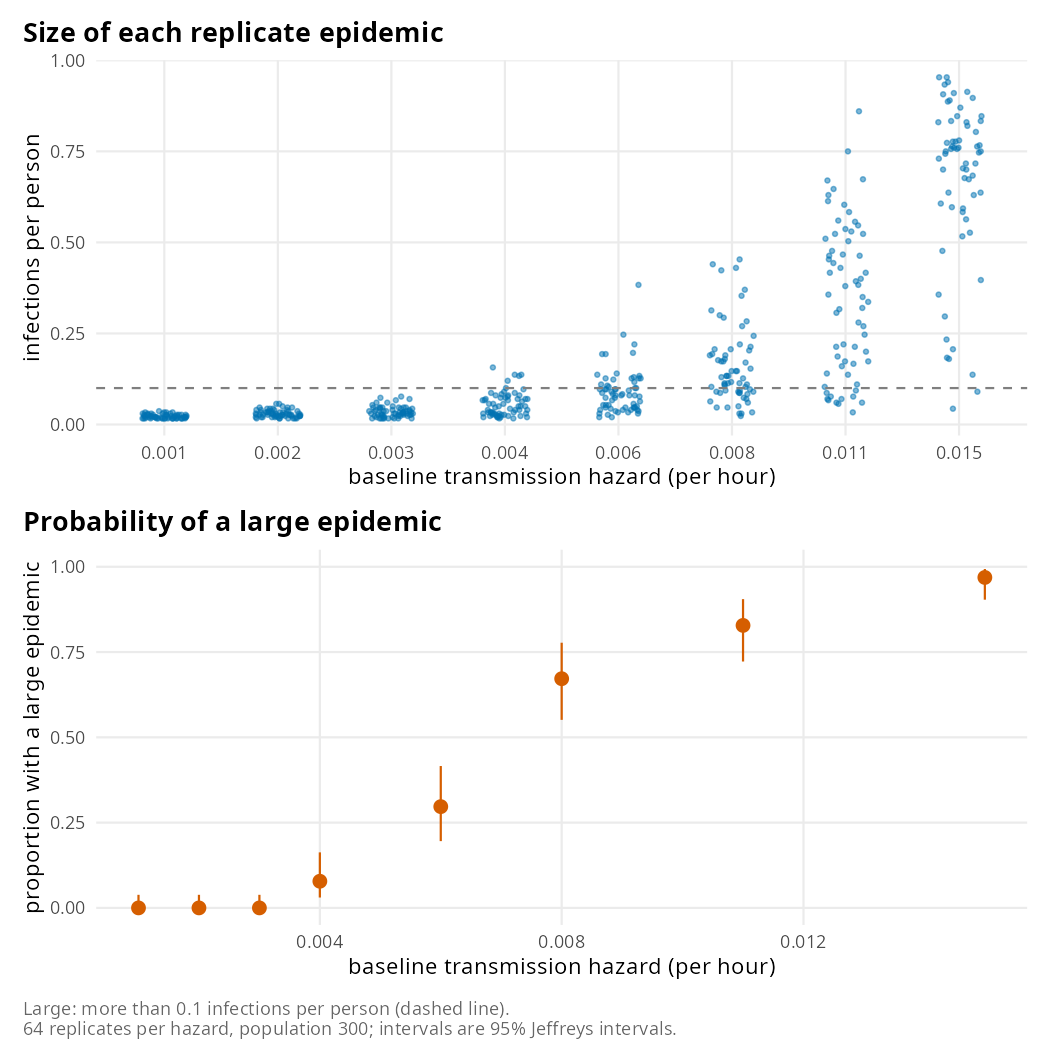

Source code (R):
# Expected: at low baseline transmission hazards almost every replicate
# dies out with few infections. Above a threshold, a growing proportion of
# replicates have a large epidemic, so the infections per person form two
# groups, near zero and large, and the proportion with a large epidemic
# rises with the hazard. It stays below 1 because epidemics started by 5
# infections can still die out by chance.

source("reports/theme.R")
library(patchwork)

draws <- read_draws("extinction")
# a large epidemic infects more than one person in ten
draws$large <- draws$infections_per_person > 0.1
proportions <- aggregate(large ~ baseline_transmission_hazard, draws, mean)
proportions$replicates <- as.vector(table(draws$baseline_transmission_hazard))
proportions$lower <- qbeta(0.025, proportions$large * proportions$replicates +
                             0.5,
                           (1 - proportions$large) * proportions$replicates +
                             0.5)
proportions$upper <- qbeta(0.975, proportions$large * proportions$replicates +
                             0.5,
                           (1 - proportions$large) * proportions$replicates +
                             0.5)

sizes_figure <- ggplot(draws, aes(factor(baseline_transmission_hazard),
                                  infections_per_person)) +
  geom_jitter(width = 0.2, height = 0, size = 0.8, alpha = 0.5,
              colour = figure_colours[1]) +
  geom_hline(yintercept = 0.1, linetype = "dashed", colour = "grey50") +
  labs(x = "baseline transmission hazard (per hour)",
       y = "infections per person",
       title = "Size of each replicate epidemic")

proportions_figure <- ggplot(proportions,
                             aes(baseline_transmission_hazard, large)) +
  geom_pointrange(aes(ymin = lower, ymax = upper),
                  colour = figure_colours[2]) +
  scale_y_continuous(limits = c(0, 1)) +
  labs(x = "baseline transmission hazard (per hour)",
       y = "proportion with a large epidemic",
       title = "Probability of a large epidemic")

caption <- paste0(
  "Large: more than 0.1 infections per person (dashed line).",
  "\n64 replicates per hazard, population 300; intervals are ",
  "95% Jeffreys intervals."
)
save_figure(sizes_figure / proportions_figure +
              plot_annotation(caption = caption),
            "extinction", height = 7)
